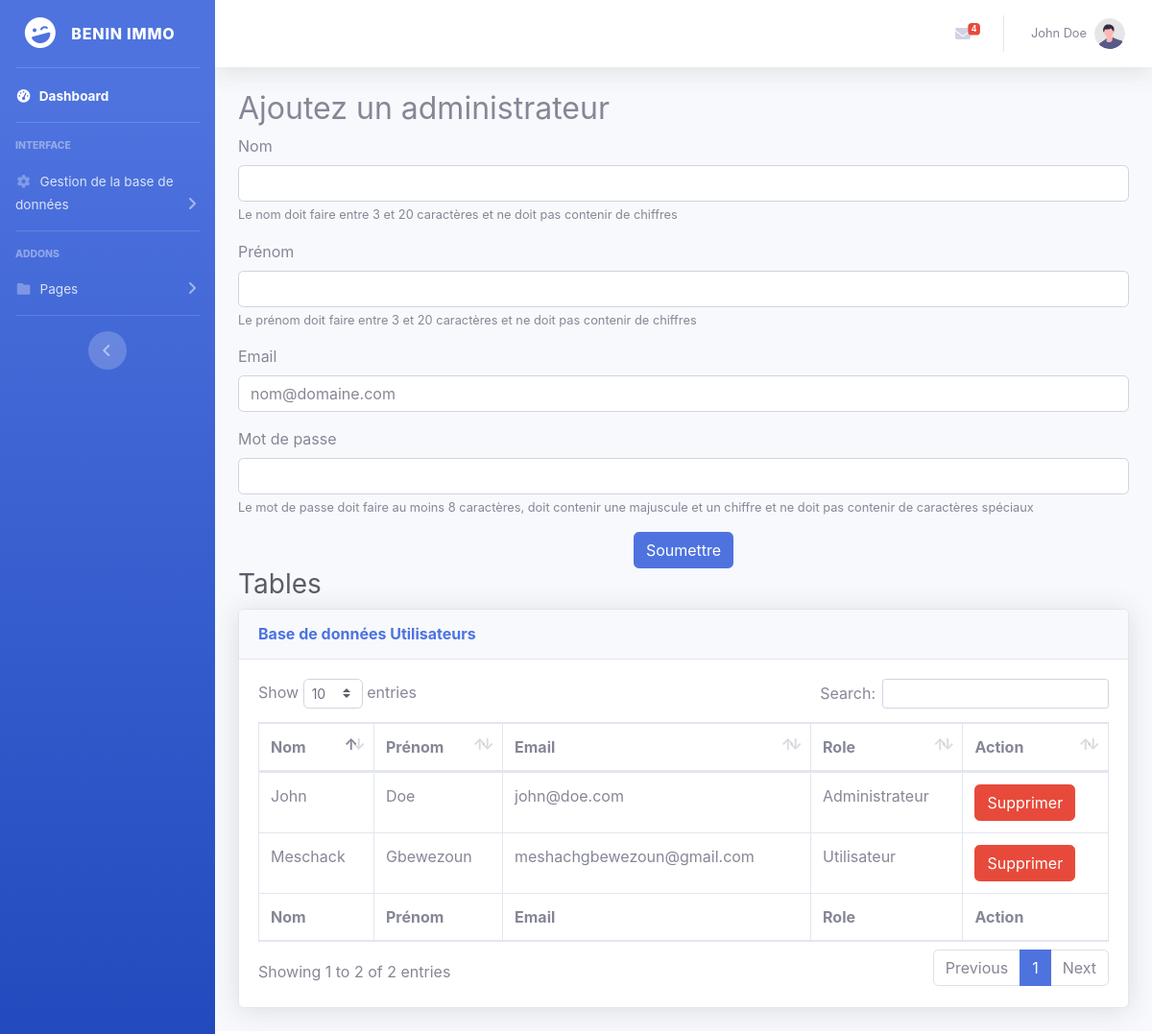
Page /dashboard/manage-users.php (signed in) on the committed database.
### tables this page shows
CREATE TABLE `users` (
  `id` int(11) NOT NULL,
  `brand` varchar(255) NOT NULL,
  `username` varchar(30) NOT NULL,
  `lastName` varchar(30) NOT NULL,
  `u_password` varchar(255) NOT NULL,
  `is_admin` tinyint(1) DEFAULT 0,
  `email` varchar(80) DEFAULT NULL
);

### dashboard/manage-users.php (the view, shortened to what this page needs)
<?php
$link = '<link href="js/datatables/dataTables.bootstrap4.min.css" rel="stylesheet"/>';
require 'elements/dashboard-header.php';
$sqlQuery = 'SELECT id, username, lastName, email, is_admin FROM users';
$usersListStatement = $mysqlConnection->prepare($sqlQuery);
$usersListStatement->execute();
$usersList = $usersListStatement->fetchAll();
?>
<div class="container-fluid">
    <h2>Ajoutez un administrateur</h2>
    <form action="" method="post">
        <div class="mb-3">
            <label for="lastName" class="form-label">Nom</label>
            <input type="text" class="form-control" name="lastName" id="lastName" aria-describedby="helpLastName" minlength="3" maxlength="20">
            <small id="helpLastName" class="form-text text-muted">Le nom doit faire entre 3 et 20 caractères et ne doit pas contenir de chiffres</small>
        </div>
        <div class="mb-3">
            <label for="name" class="form-label">Prénom</label>
            <input type="text" class="form-control" name="name" id="name" aria-describedby="helpName" minlength="3" maxlength="20">
            <small id="helpName" class="form-text text-muted">Le prénom doit faire entre 3 et 20 caractères et ne doit pas contenir de chiffres</small>
        </div>
        <div class="mb-3">
            <label for="email" class="form-label">Email</label>
            <input type="email" class="form-control" name="email" id="email" placeholder="nom@domaine.com">
        </div>
        <div class="mb-3">
            <label for="password" class="form-label">Mot de passe</label>
            <input type="password" class="form-control" name="password" id="password" aria-describedby="helpPassword" minlength="8">
            <small id="helpPassword" class="form-text text-muted">Le mot de passe doit faire au moins 8 caractères, doit contenir une majuscule et un chiffre et ne doit pas contenir de caractères spéciaux</small>
        </div>
        <button type="submit" class="btn btn-primary mx-auto d-block">Soumettre</button>
    </form>
</div>
<div class="container-fluid">
    <h2 class="h3 mb-2 text-gray-800">Tables</h2>
    <div class="card shadow mb-4">
        <div class="card-header py-3">
            <h6 class="m-0 font-weight-bold text-primary">Base de données Utilisateurs</h6>
        </div>
        <div class="card-body">
            <div class="table-responsive">
                <table class="table table-bordered" id="dataTable" width="100%" cellspacing="0">
                    <thead>
                        <tr>
                            <th>Nom</th>
                            <th>Prénom</th>
                            <th>Email</th>
                            <th>Role</th>
                            <th>Action</th>
                        </tr>
                    </thead>
                    <tfoot>
                        <tr>
                            <th>Nom</th>
                            <th>Prénom</th>
                            <th>Email</th>
                            <th>Role</th>
                            <th>Action</th>
                        </tr>
                    </tfoot>
                    <tbody>
                        <?php foreach ($usersList as $users) : ?>
                            <tr>
                                <td><?= $users['username'] ?></td>
                                <td><?= $users['lastName'] ?></td>
                                <td><?= $users['email'] ?></td>
                                <td><?= $users['is_admin'] === 0 ? 'Utilisateur' : 'Administrateur' ?></td>
                                <td><a class="btn btn-danger" href="manage-users.php?delete=<?= $users['id'] ?>" role="button">Supprimer</a></td>
                            </tr>
                        <?php endforeach ?>
                    </tbody>
                </table>
            </div>
        </div>
    </div>
</div>
</div>
<?php require 'elements/dashboard-footer.php' ?>

### dashboard/elements/dashboard-header.php (shortened to what this page needs)
<?php
require dirname(dirname(__DIR__)) . DIRECTORY_SEPARATOR . 'functions' . DIRECTORY_SEPARATOR . 'connectToDatabase.php';
$sqlQuery = 'SELECT u.username, u.lastName, m.created_at, m.u_message, m.m_subject, m.id
             FROM users u
             INNER JOIN messages m
             ON u.id = m.u_id
             ORDER BY m.id DESC
';
$messagesStatement = $mysqlConnection->prepare($sqlQuery);
$messagesStatement->execute();
$messages = $messagesStatement->fetchAll();
$sqlQuery = 'SELECT `username`, `lastName` FROM `users` WHERE `email` = ?';
$adminStatement = $mysqlConnection->prepare($sqlQuery);
$adminStatement->execute([$_SESSION['email']]);
$admin = $adminStatement->fetch();
?>
<!DOCTYPE html>
<html lang="en">
<head>
    <link href="../css/all.min.css" rel="stylesheet" type="text/css">
    <link href="css/sb-admin-2.min.css" rel="stylesheet">
    <?= $link ?? '' ?>
</head>
<body id="page-top">
    <div id="wrapper">
        <ul class="navbar-nav bg-gradient-primary sidebar sidebar-dark accordion" id="accordionSidebar">
            <a class="sidebar-brand d-flex align-items-center justify-content-center" href="dashboard.php">
                <div class="sidebar-brand-icon rotate-n-15">
                    <i class="fas fa-laugh-wink"></i>
                </div>
                <div class="sidebar-brand-text mx-3">Benin Immo</div>
            </a>
            <hr class="sidebar-divider my-0">
            <li class="nav-item active">
                <a class="nav-link" href="dashboard.php">
                    <i class="fas fa-fw fa-tachometer-alt"></i>
                    <span>Dashboard</span></a>
            </li>
            <hr class="sidebar-divider">
            <div class="sidebar-heading">
                Interface
            </div>
            <li class="nav-item">
                <a class="nav-link collapsed" href="#" data-toggle="collapse" data-target="#collapseTwo" aria-expanded="true" aria-controls="collapseTwo">
                    <i class="fas fa-fw fa-cog"></i>
                    <span>Gestion de la base de données</span>
                </a>
            </li>
            <hr class="sidebar-divider">
            <div class="sidebar-heading">
                Addons
            </div>
            <li class="nav-item">
                <a class="nav-link collapsed" href="#" data-toggle="collapse" data-target="#collapsePages" aria-expanded="true" aria-controls="collapsePages">
                    <i class="fas fa-fw fa-folder"></i>
                    <span>Pages</span>
                </a>
            </li>
            <hr class="sidebar-divider d-none d-md-block">
            <div class="text-center d-none d-md-inline">
                <button class="rounded-circle border-0" id="sidebarToggle"></button>
            </div>
        </ul>
        <div id="content-wrapper" class="d-flex flex-column mb-2">
            <div id="content">
                <nav class="navbar navbar-expand navbar-light bg-white topbar mb-4 static-top shadow">
                    <ul class="navbar-nav ml-auto">
                        <li class="nav-item dropdown no-arrow mx-1">
                            <a class="nav-link dropdown-toggle" href="#" id="messagesDropdown" role="button" data-toggle="dropdown" aria-haspopup="true" aria-expanded="false">
                                <i class="fas fa-envelope fa-fw"></i>
                                <span class="badge badge-danger badge-counter"><?= count($messages) ?></span>
                            </a>
                        </li>
                        <li class="nav-item dropdown no-arrow">
                            <a class="nav-link dropdown-toggle" href="#" id="userDropdown" role="button" data-toggle="dropdown" aria-haspopup="true" aria-expanded="false">
                                <span class="mr-2 d-none d-lg-inline text-gray-600 small"><?= $admin['username'] . ' ' . $admin['lastName'] ?></span>
                                <img class="img-profile rounded-circle" src="img/undraw_profile.svg">
                            </a>
                        </li>
                    </ul>
                </nav>

### rows in the picture
users: username "John", lastName "Doe", email "john@doe.com", is_admin "Administrateur"
users: username "Meschack", lastName "Gbewezoun", email "meshachgbewezoun@gmail.com", is_admin "Utilisateur"

### other values in the picture
count($messages) "4"
